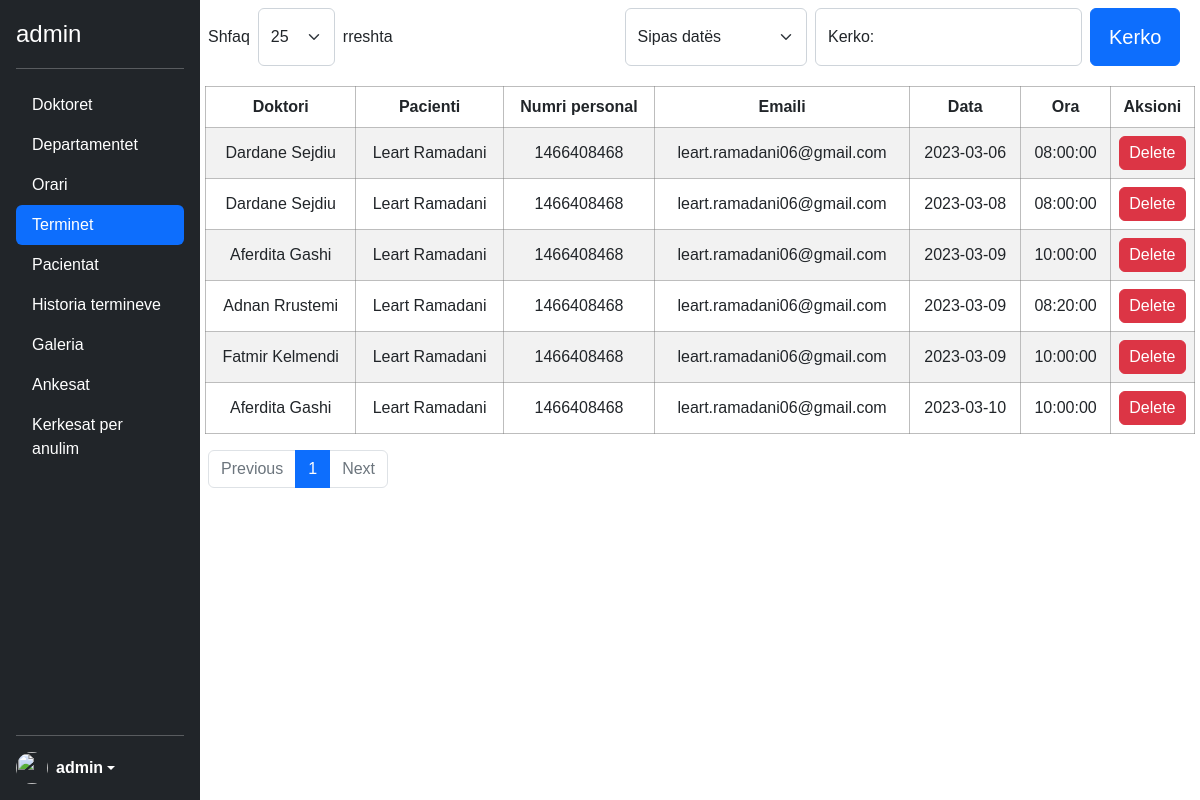
Page /admin/terminet.php (signed in) on the earlier database version.
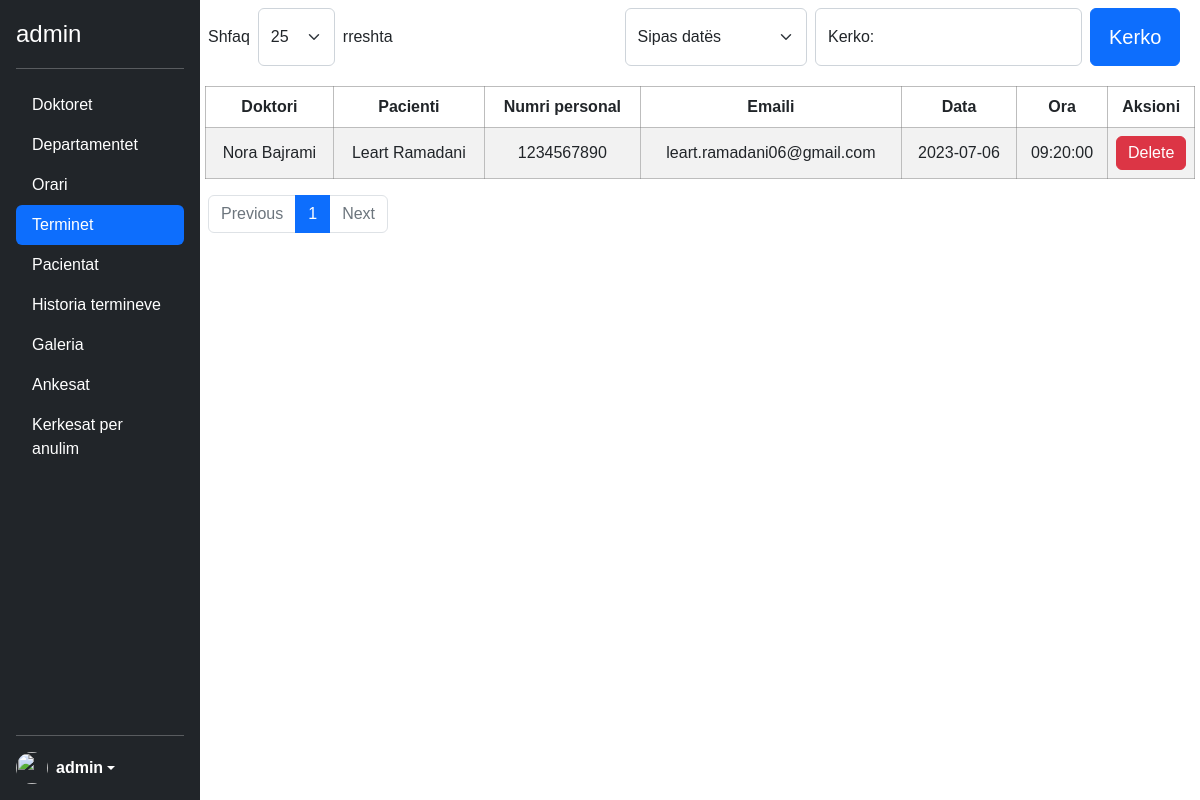
Same page on the later database version.
### tables this page shows
CREATE TABLE `terminet` (
  `id` int(11) NOT NULL,
  `doktori` varchar(100) NOT NULL,
  `emri_pacientit` varchar(100) NOT NULL,
  `mbiemri_pacientit` varchar(100) NOT NULL,
  `numri_personal` int(10) NOT NULL,
  `email_pacientit` varchar(100) NOT NULL,
  `data` date NOT NULL,
  `ora` time NOT NULL
);

### admin/terminet.php (the view, shortened to what the changed rows need)
<?php
include('../config.php');
?>
<?php include('header.php') ?>
</head>
<body>
    <?php
    $entries = isset($_GET['entries']) ? $_GET['entries'] : 25;
    $sortDefault = "default";
    $sortBy = isset($_GET['sortBy']) ? $_GET['sortBy'] : $sortDefault;
    $sort = "";
    $countSql = "SELECT COUNT(*) as total FROM terminet";
    $countPrep = $con->prepare($countSql);
    $countPrep->execute();
    $totalRows = $countPrep->fetch();
    $totalRows = $totalRows['total'];
    $totalPages = ceil($totalRows / $entries);
    $currentPage = isset($_GET['page']) ? $_GET['page'] : 1;
    $startIndex = ($currentPage - 1) * $entries;
    if ($sortBy == "default") {
        $sort = " ORDER BY DATE(data) LIMIT :startIndex, $entries";
    } else if ($sortBy == "ASC") {
        $sort = " ORDER BY doktori ASC LIMIT :startIndex, $entries";
        $sortASC = 'selected';
        $searchedQuery = isset($_GET['keyword']) ? $_GET['keyword'] : "";
    } else if ($sortBy == "DESC") {
        $sort = " ORDER BY doktori DESC LIMIT :startIndex, $entries";
        $sortDESC = 'selected';
        $searchedQuery = isset($_GET['keyword']) ? $_GET['keyword'] : "";
    } else if ($sortBy == "date") {
        $sort = " ORDER BY DATE(data) LIMIT :startIndex, $entries";
        $sortDate = 'selected';
        $searchedQuery = isset($_GET['keyword']) ? $_GET['keyword'] : "";
    }
    if (isset($_GET['search']) && !empty($_GET['keyword'])) {
        $keyword = $_GET['keyword'];
        $sort = "SELECT * FROM terminet WHERE doktori=:keyword OR emri_pacientit=:keyword OR mbiemri_pacientit=:keyword OR numri_personal=:keyword OR email_pacientit=:keyword" . $sort;
        $sql = $sort;
        $prep = $con->prepare($sql);
        $prep->bindParam(':keyword', $keyword);
        $prep->bindValue(':startIndex', $startIndex, PDO::PARAM_INT);
        $prep->execute();
        $data = $prep->fetchAll(PDO::FETCH_ASSOC);
        $searchedQuery = $keyword;
    } else {
        $sql = "SELECT * FROM terminet" . $sort;
        $prep = $con->prepare($sql);
        $prep->bindValue(':startIndex', $startIndex, PDO::PARAM_INT);
        $prep->execute();
        $data = $prep->fetchAll(PDO::FETCH_ASSOC);
    }
    if (!$data) {
        $empty = 'empty';
    } else {
        $empty = '';
    }
    ?>
    <?php if ($empty == '') : ?>
        <main class="main mainRes d-flex flex-column align-items-center">
            <table class="table table-striped text-center mt-2 table_patient">
                <thead>
                    <tr>
                        <th scope="col">Doktori</th>
                        <th scope="col">Pacienti</th>
                        <th scope="col">Numri personal</th>
                        <th scope="col">Emaili</th>
                        <th scope="col">Data</th>
                        <th scope="col">Ora</th>
                        <th scope="col">Aksioni</th>
                    </tr>
                </thead>
                <tbody>
                    <?php foreach ($data as $data) : ?>
                        <tr>
                            <td><?= $data['doktori'] ?></td>
                            <td><?= $data['emri_pacientit'] . ' ' . $data['mbiemri_pacientit'] ?></td>
                            <td><?= $data['numri_personal'] ?></td>
                            <td><?= $data['email_pacientit'] ?></td>
                            <td><?= $data['data'] ?></td>
                            <td><?= $data['ora'] ?> </td>
                            <td class="text-center">
                                <a class="text-decoration-none text-white" href="deleteTerminin.php?id=<?= $data['id'] ?>">
                                    <button class="btn btn-danger w-100 p-1 text-white rez">Delete</button>
                                </a>
                            </td>
                        </tr>
                    <?php endforeach; ?>
                </tbody>
            </table>
        <?php endif; ?>
        <?php if ($empty == 'empty') { ?>
            <article class=" d-flex justify-content-center mt-5">
                <h1 class=" h1 fw-normal text-center mt-5">Te dhenat nuk u gjenden ne databaze.</h1>
            </article>
        <?php } else { ?>
            <nav aria-label="Page navigation example" class="d-flex justify-content-start w-100 ps-2">
                <ul class="pagination">
                 <?php
                    $maxVisibleLinks = 5;
                    $startPage = max(1, $currentPage - floor($maxVisibleLinks / 2));
                    $endPage = min($startPage + $maxVisibleLinks - 1, $totalPages);
                    for ($i = $startPage; $i <= $endPage; $i++) {
                        $activePage = ($i == $currentPage) ? 'active' : '';
                        echo '<li class="page-item"><a class="page-link ' . $activePage . '" href="?page=' . $i . '">' . $i . '</a></li>';
                    }
                    ?>
                </ul>
            </nav>
        <?php } ?>
        </main>
</body>
</html>

Differences in the rows shown:
removed terminet: doktori "Dardane Sejdiu", emri_pacientit "Leart", mbiemri_pacientit "Ramadani", numri_personal "1466408468", email_pacientit "leart.ramadani06@gmail.com", data "2023-03-06", ora "08:00:00"
removed terminet: doktori "Dardane Sejdiu", emri_pacientit "Leart", mbiemri_pacientit "Ramadani", numri_personal "1466408468", email_pacientit "leart.ramadani06@gmail.com", data "2023-03-08", ora "08:00:00"
removed terminet: doktori "Aferdita Gashi", emri_pacientit "Leart", mbiemri_pacientit "Ramadani", numri_personal "1466408468", email_pacientit "leart.ramadani06@gmail.com", data "2023-03-09", ora "10:00:00"
removed terminet: doktori "Adnan Rrustemi", emri_pacientit "Leart", mbiemri_pacientit "Ramadani", numri_personal "1466408468", email_pacientit "leart.ramadani06@gmail.com", data "2023-03-09", ora "08:20:00"
removed terminet: doktori "Fatmir Kelmendi", emri_pacientit "Leart", mbiemri_pacientit "Ramadani", numri_personal "1466408468", email_pacientit "leart.ramadani06@gmail.com", data "2023-03-09", ora "10:00:00"
removed terminet: doktori "Aferdita Gashi", emri_pacientit "Leart", mbiemri_pacientit "Ramadani", numri_personal "1466408468", email_pacientit "leart.ramadani06@gmail.com", data "2023-03-10", ora "10:00:00"
added terminet: doktori "Nora Bajrami", emri_pacientit "Leart", mbiemri_pacientit "Ramadani", numri_personal "1234567890", email_pacientit "leart.ramadani06@gmail.com", data "2023-07-06", ora "09:20:00"
